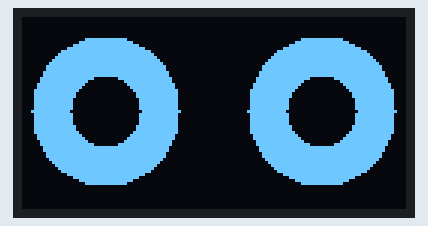
A program run on a simulated ESP32 board running MicroPython. Parts: 128×64 one-colour display. Random numbers come from a fixed seed.

Above: at 0.3 s.
At 10.6 s:
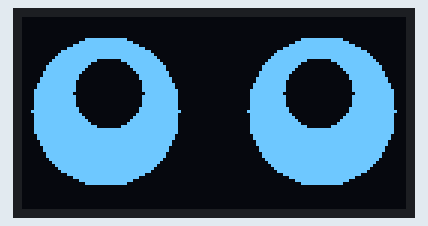
At 19.47 s:
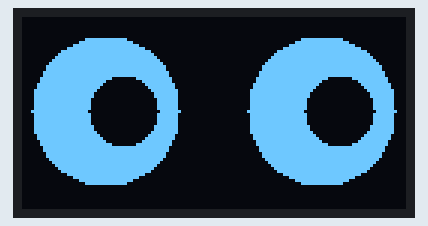
At 29.58 s:
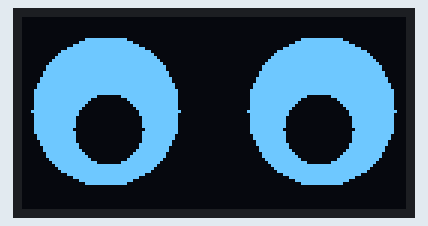
At 38.79 s:
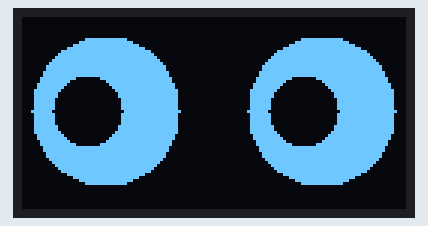

Measured:
- what the display in image 0 shows lasts 0.6 s, from 0.2 s to 0.8 s

The program:

eyes_128x64.py
```python
from machine import Pin, I2C
import time
import math
import urandom
import ssd1306

import machine
machine.freq(160000000) # mcu freq

i2c = I2C(sda=Pin(21), scl=Pin(22)) # i2c pin
oled = ssd1306.SSD1306_I2C(128, 64, i2c)
#oled.contrast(0xFF) # use max brighness

def circle(x, y, r, c):
    diameter = int(r * 2)  # Calculate diameter
    for i in range(-r, r + 1):  # Iterate through the vertical range
        width = int((r ** 2 - i ** 2) ** 0.5)  # Calculate width at this vertical position
        oled.hline(x - width, y + i, 2 * width, c)  # Draw horizontal line at this position

vpos = 31  # Adjust vertical position
EYE = 25  # Increase eye size
PUPIL = 12  # Increase pupil size
TICK = 0.15  # Smaller delay for smoother animation
EXR = 28  # Adjust eye positions
EXL = 100  # Adjust eye positions
WHITE = 1
BLACK = 0

def drawEyes(plh, prh, plv, blink):
    if not blink:
        circle(EXR, vpos, EYE, WHITE)
        circle(EXL, vpos, EYE, WHITE)
        circle(EXR + plh, vpos + plv, PUPIL, BLACK)
        circle(EXL + prh, vpos + plv, PUPIL, BLACK)
    else:
        for i in range(EYE + 2):
            oled.fill_rect(EXR - EYE + i, vpos - EYE + i, (EYE - i) * 2, (EYE - i) * 2, BLACK)
            oled.fill_rect(EXL - EYE + i, vpos - EYE + i, (EYE - i) * 2, (EYE - i) * 2, BLACK)

def displayTick():
    oled.show()
    time.sleep(TICK)

def centerDraw(blink):
    drawEyes(0, 0, 0, blink)

def center(blink):
    centerDraw(blink)
    displayTick()

def left(blink):
    drawEyes(-6, -6, 0, blink)
    displayTick()

def up(blink):
    drawEyes(1, -1, -6, blink)
    displayTick()

def down(blink):
    drawEyes(1, -1, 6, blink)
    displayTick()

def right(blink):
    drawEyes(6, 6, 0, blink)
    displayTick()

def rollEyes():
    center(False)
    left(False)
    up(False)
    right(False)
    center(False)

def lookLeft():
    left(False)
    center(False)

def lookRight():
    right(False)
    center(False)

def lookUp():
    up(False)
    center(False)

def lookDown():
    down(False)
    center(False)

while True:
    action = urandom.getrandbits(5)  # Generate random action
    #print(action)

    if action == 1:
        lookRight()
    elif action == 2:
        lookUp()
    elif action == 3:
        lookDown()
    elif action == 4:
        lookLeft()
    elif action == 5:
        rollEyes()
    elif action == 6:
        up(False)
    elif action == 7:
        down(False)
    elif action == 8:
        left(False)
    elif action == 9:
        right(False)

    # Randomly include blinking action with each other action
    if urandom.getrandbits(5) < 6:  # Adjust the threshold for blinking frequency
        center(True)

    center(False)
```
